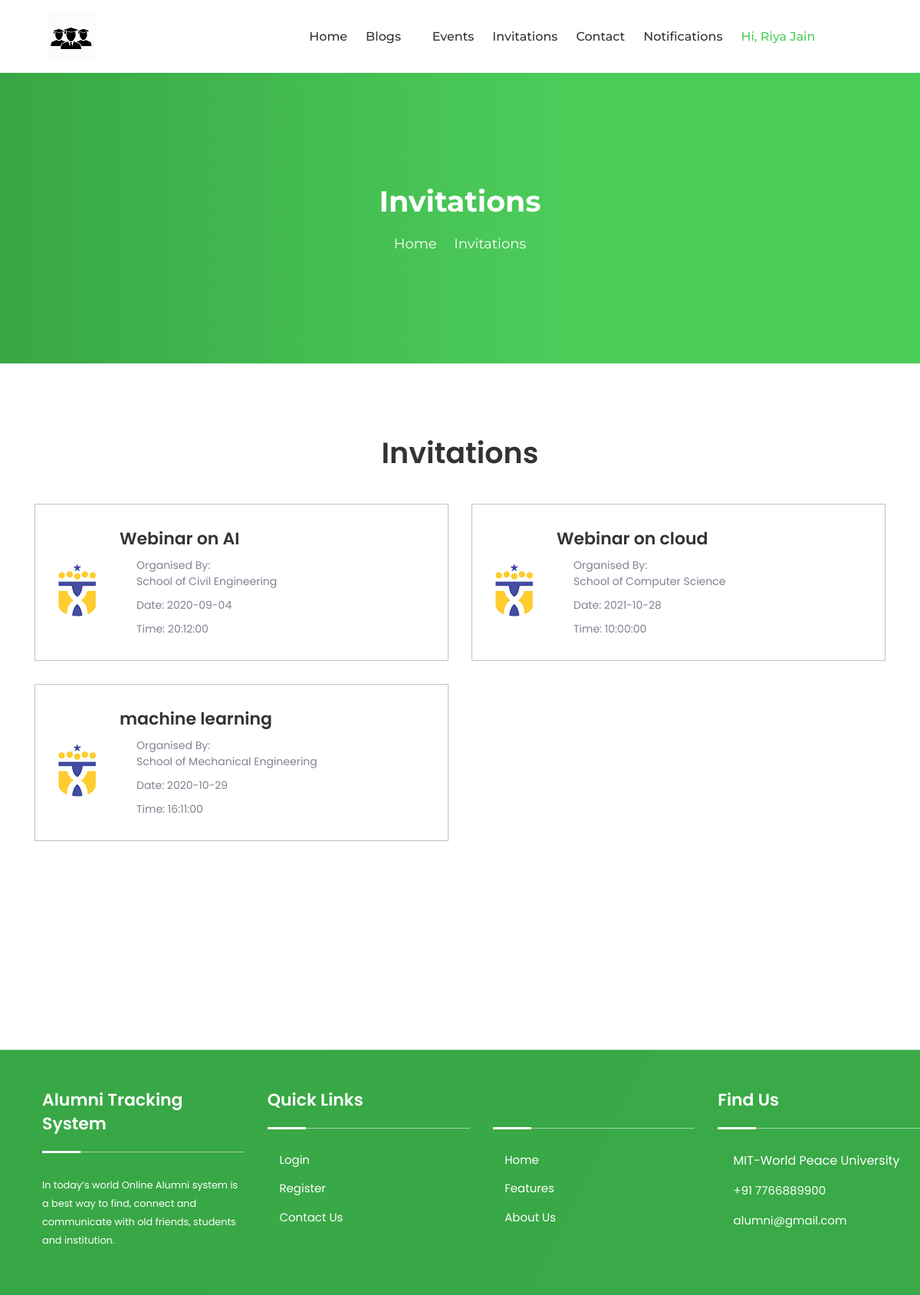
Screenshot of /invitations.php (signed in) with the database file from the repository.
### tables this page shows
CREATE TABLE `tblevent` (
  `Eid` int(11) NOT NULL,
  `Ename` varchar(100) NOT NULL,
  `Location` varchar(100) NOT NULL,
  `Elink` varchar(100) NOT NULL,
  `Edate` date NOT NULL,
  `Etime` time NOT NULL,
  `Edescription` text NOT NULL,
  `CreatedUid` int(11) NOT NULL,
  `AlumniUid` int(11) NOT NULL,
  `Deptid` int(11) NOT NULL,
  `IsAccepted` tinyint(7) NOT NULL,
  `IsActive` tinyint(7) NOT NULL
);

CREATE TABLE `tbldepartment` (
  `Deptid` int(11) NOT NULL,
  `DeptName` varchar(100) NOT NULL
);

### invitations.php (the view, shortened to what this page needs)
<?php
     $userid=$_SESSION['UserID'];
?>
<!DOCTYPE html>
<html lang="zxx">
    <head>
    <?php include_once('cssLinks.php');?>
    </head>
    <body>
        <?php include_once('headerAlumni.php');?>
        <div class="page-title-area">
            <div class="d-table">
                <div class="d-table-cell">
                    <div class="container">
                        <div class="page-title-text">
                            <h2>Invitations</h2>
                            <ul>
                                <li>
                                    <a href="homepage.php">Home</a>
                                </li>
                                <li>
                                    <i class="icofont-simple-right"></i>
                                </li>
                                <li>Invitations</li>
                            </ul>
                        </div>
                    </div>
                </div>
            </div>
        </div>
        <section class="job-area ptb-100">
            <div class="container">
                <div class="section-title">
                    <h2>Invitations</h2>
                </div>
                <div id="container">
                    <div class="row">
                    <?php
                        $selectInvitation = "SELECT * FROM tblevent AS e, tbldepartment As d WHERE e.Deptid=d.Deptid AND AlumniUid=$userid AND IsActive=1 AND IsAccepted!=2";
                        $exe_Invitation = mysqli_query($con,$selectInvitation) or die(mysqli_error($con));
                        if($exe_Invitation->num_rows != 0)
                        {
                            while($row_invite=$exe_Invitation->fetch_array())
                            {
                                $Ename = $row_invite['Ename'];
                                $Date = $row_invite['Edate'];
                                $Time = $row_invite['Etime'];
                                $deptName = $row_invite['DeptName'];
                    ?>
                        <div class="col-lg-6 mix ui ux">
                            <div class="job-item">
                                <img src="assets/img/home-1/jobs/2.png" alt="Job">
                                <div class="job-inner align-items-center">
                                    <div class="job-inner-left">
                                        <h3><?php echo $Ename; ?></h3>
                                        <ul>
                                            <li>
                                                Organised By: <br> <?php echo $deptName; ?>
                                            </li>
                                            <li>
                                                Date: <?php echo $Date; ?>
                                            </li>
                                            <li>
                                                Time: <?php echo $Time; ?>
                                            </li>
                                        </ul>
                                    </div>
                                </div>
                            </div>
                        </div>
                        <?php
                            }
                        }
                        ?>
                    </div>
                    <br><br><br>
                </div>
            </div>
        </section>
        <?php include_once('footer.php');?>
    </body>
</html>

### assets/css/meanmenu.css (style rules this page uses)
body { font-family: "Oswald", sans-serif; padding: 0; margin: 0; font-size: 15px; background-color: #f1f1f1; }

### rows the page displays
tblevent: Ename "Webinar on AI", Deptid.DeptName "School of Civil Engineering", Edate "2020-09-04", Etime "20:12:00"
tblevent: Ename "Webinar on cloud", Deptid.DeptName "School of Computer Science", Edate "2021-10-28", Etime "10:00:00"
tblevent: Ename "machine learning", Deptid.DeptName "School of Mechanical Engineering", Edate "2020-10-29", Etime "16:11:00"

### other values shown
$_SESSION['Firstname'] "Riya"
$_SESSION['Lastname'] "Jain"
